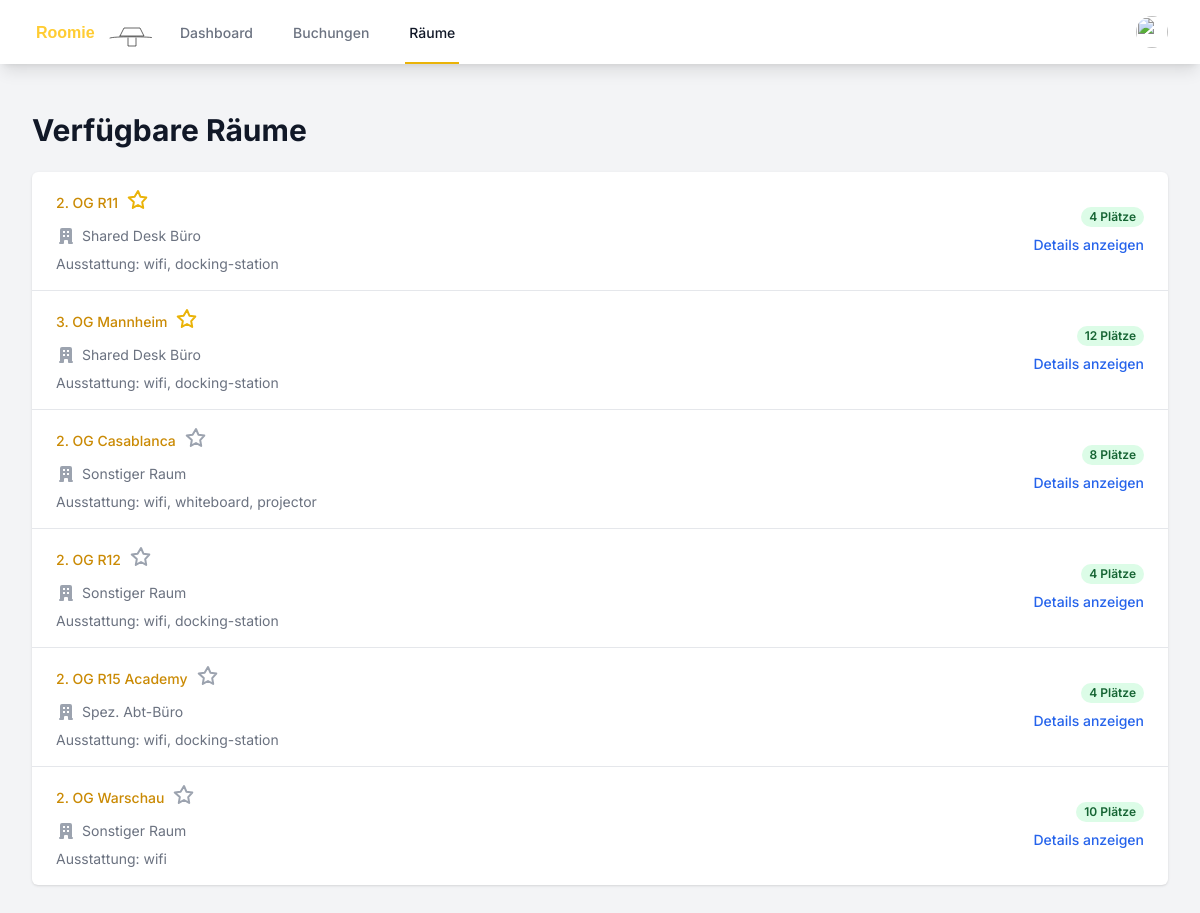
Page /rooms.php (signed in) on the committed database.
### tables this page shows
CREATE TABLE rooms (
        id INTEGER PRIMARY KEY AUTOINCREMENT,
        name TEXT NOT NULL,
        type TEXT NOT NULL,
        capacity INTEGER DEFAULT 0,
        is_favorite INTEGER DEFAULT 0,
        equipment TEXT
    );

### rooms.php (the view, shortened to what this page needs)
<?php
require_once 'auth.php';
try {
    $db = getDatabaseConnection();
    $stmt = $db->query('SELECT r.id, r.name, r.type, r.capacity, r.equipment, r.is_favorite
                        FROM rooms r
                        ORDER BY r.is_favorite DESC, r.name');
    $rooms = $stmt->fetchAll(PDO::FETCH_ASSOC);
} catch (PDOException $e) {
    $error = "Datenbankfehler: " . $e->getMessage();
}
function getRoomTypeName($type)
{
    switch ($type) {
        case 'shared-desk':
            return 'Shared Desk Büro';
        case 'spez-abt-buro':
            return 'Spez. Abt-Büro';
        default:
            return 'Sonstiger Raum';
    }
}
?>
<!DOCTYPE html>
<html lang="de">
<head>
    <script src="https://cdn.tailwindcss.com"></script>
    <link rel="stylesheet" href="styles.css">
</head>
<body class="bg-gray-100">
    <nav class="bg-white shadow-lg">
        <div class="max-w-7xl mx-auto px-4 sm:px-6 lg:px-8">
            <div class="flex justify-between h-16">
                <div class="flex">
                    <div class="flex-shrink-0 flex items-center">
                        <img class="h-8 w-auto" src="test.svg" alt="Roomie Logo">
                    </div>
                    <div class="hidden sm:ml-6 sm:flex sm:space-x-8">
                        <a href="index.php" class="border-transparent text-gray-500 hover:border-gray-300 hover:text-gray-700 inline-flex items-center px-1 pt-1 border-b-2 text-sm font-medium">
                            Dashboard
                        </a>
                        <a href="bookings.php" class="border-transparent text-gray-500 hover:border-gray-300 hover:text-gray-700 inline-flex items-center px-1 pt-1 border-b-2 text-sm font-medium">
                            Buchungen
                        </a>
                        <a href="rooms.php" class="border-yellow-500 text-gray-900 inline-flex items-center px-1 pt-1 border-b-2 text-sm font-medium">
                            Räume
                        </a>
                    </div>
                </div>
                <div class="hidden sm:ml-6 sm:flex sm:items-center">
                    <div class="ml-3 relative" x-data="{ open: false }">
                        <div>
                            <button @click="open = !open" class="bg-white rounded-full flex text-sm focus:outline-none focus:ring-2 focus:ring-offset-2 focus:ring-yellow-500" id="user-menu" aria-haspopup="true" x-bind:aria-expanded="open">
                                <img class="h-8 w-8 rounded-full" src="<?php echo !empty($user['profile_image']) ? 'uploads/' . htmlspecialchars($user['profile_image']) : 'https://images.unsplash.com/photo-1472099645785-5658abf4ff4e?ixlib=rb-1.2.1&ixid=eyJhcHBfaWQiOjEyMDd9&auto=format&fit=facearea&facepad=2&w=256&h=256&q=80'; ?>" alt="">
                            </button>
                        </div>
                    </div>
                </div>
            </div>
        </div>
    </nav>
    <div class="max-w-7xl mx-auto py-6 sm:px-6 lg:px-8">
        <div class="px-4 py-6 sm:px-0">
            <h1 class="text-3xl font-bold text-gray-900 mb-6">Verfügbare Räume</h1>
            <div class="bg-white shadow overflow-hidden sm:rounded-md">
                <ul class="divide-y divide-gray-200">
                    <?php foreach ($rooms as $room) : ?>
                        <li class="flex justify-between items-center px-4 py-4 sm:px-6">
                            <div class="flex items-center">
                                <a href="room_details.php?id=<?php echo $room['id']; ?>" class="block hover:bg-gray-50">
                                    <div class="flex items-center">
                                        <p class="text-sm font-medium text-yellow-600 truncate">
                                            <?php echo htmlspecialchars($room['name']); ?>
                                        </p>
                                        <form method="POST" action="rooms.php" class="ml-2">
                                            <button type="submit" class="focus:outline-none">
                                                <?php if ($room['is_favorite']): ?>
                                                    <svg class="h-6 w-6 text-yellow-500" xmlns="http://www.w3.org/2000/svg" fill="none" viewBox="0 0 24 24" stroke="currentColor">
                                                        <path stroke-linecap="round" stroke-linejoin="round" stroke-width="2" d="M12 17l-5.2 2.9 1-5.8L2.7 9.6l5.9-.9L12 3l2.4 5.7 5.9.9-4.1 4.5 1 5.8z" />
                                                    </svg>
                                                <?php else: ?>
                                                    <svg class="h-6 w-6 text-gray-400" xmlns="http://www.w3.org/2000/svg" fill="none" viewBox="0 0 24 24" stroke="currentColor">
                                                        <path stroke-linecap="round" stroke-linejoin="round" stroke-width="2" d="M12 17l-5.2 2.9 1-5.8L2.7 9.6l5.9-.9L12 3l2.4 5.7 5.9.9-4.1 4.5 1 5.8z" />
                                                    </svg>
                                                <?php endif; ?>
                                            </button>
                                        </form>
                                    </div>
                                    <div class="mt-2 sm:flex sm:justify-between">
                                        <div class="sm:flex">
                                            <p class="flex items-center text-sm text-gray-500">
                                                <?php echo htmlspecialchars(getRoomTypeName($room['type'])); ?>
                                            </p>
                                        </div>
                                    </div>
                                    <div class="mt-2 text-sm text-gray-500">
                                        <p>Ausstattung: <?php echo htmlspecialchars(implode(', ', json_decode($room['equipment'], true) ?? [])); ?></p>
                                    </div>
                                </a>
                            </div>
                            <div class="ml-4 flex-shrink-0 flex flex-col items-end">
                                <p class="px-2 inline-flex text-xs leading-5 font-semibold rounded-full bg-green-100 text-green-800">
                                    <?php echo $room['capacity']; ?> Plätze
                                </p>
                                <a href="room_details.php?id=<?php echo $room['id']; ?>" class="mt-2 text-blue-600 hover:text-blue-800 text-sm font-medium">
                                    Details anzeigen
                                </a>
                            </div>
                        </li>
                    <?php endforeach; ?>
                </ul>
            </div>
        </div>
    </div>
</body>
</html>

### rooms.php (style rules this page uses)
body { font-family: 'Inter', sans-serif; }

### rows in the picture
rooms: name "2. OG R11", is_favorite 1 (drawn), type "Shared Desk Büro", equipment "wifi, docking-station", capacity "4"
rooms: name "3. OG Mannheim", is_favorite 1 (drawn), type "Shared Desk Büro", equipment "wifi, docking-station", capacity "12"
rooms: name "2. OG Casablanca", is_favorite 0 (drawn), type "Sonstiger Raum", equipment "wifi, whiteboard, projector", capacity "8"
rooms: name "2. OG R12", is_favorite 0 (drawn), type "Sonstiger Raum", equipment "wifi, docking-station", capacity "4"
rooms: name "2. OG R15 Academy", is_favorite 0 (drawn), type "Spez. Abt-Büro", equipment "wifi, docking-station", capacity "4"
rooms: name "2. OG Warschau", is_favorite 0 (drawn), type "Sonstiger Raum", equipment "wifi", capacity "10"
